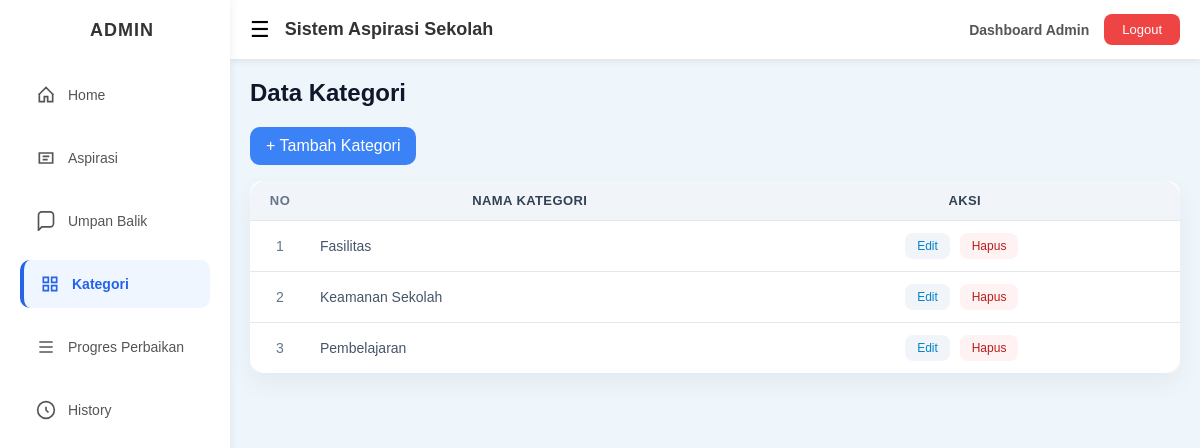
Screenshot of /views/admin/kategori.php (signed in) with the database file from the repository.
### tables this page shows
CREATE TABLE `kategori` (
  `id` int NOT NULL,
  `nama_kategori` varchar(100) NOT NULL,
  `created_at` timestamp NOT NULL DEFAULT CURRENT_TIMESTAMP
);

### models/m_koneksi.php (called while the page is built, shortened)
<?php
class koneksi {
    private $server = "localhost";
    private $username = "root";
    private $pass = "";
    private $db = "ukk_3_reifanazkia";
    function __construct()
    {
        $this->koneksi = mysqli_connect(
            $this->server,
            $this->username,
            $this->pass,
            $this->db
        );
        mysqli_select_db($this->koneksi, $this->db);
        if ($this->koneksi) {
            return $this->koneksi;
        } else {
            echo "Koneksi ke Db Gagal";
        }
    }
}
?>

### models/m_kategori.php (called while the page is built, shortened)
<?php
include_once 'm_koneksi.php';
class kategori
{
    function __construct()
    {
        $koneksi = new koneksi();
    }
    public function tampil_data()
    {
        $conn = new koneksi();
        $sql  = "SELECT * FROM kategori ORDER BY nama_kategori ASC";
        $query = mysqli_query($conn->koneksi, $sql);
        $hasil = [];
        if ($query) {
            while ($data = mysqli_fetch_object($query)) {
                $hasil[] = $data;
            }
        }
        return $hasil;
    }
}

### views/admin/kategori.php (the view, shortened to what this page needs)
<?php
include_once '../../models/m_kategori.php';
$kategori = new kategori();
$data_kategori = $kategori->tampil_data();
?>
<?php include '../layout/header.php'; ?>
<?php include '../layout/sidebar.php'; ?>
<main class="content">
<h2>Data Kategori</h2>
<a href="#" onclick="bukaTambah()"
   style="background:#3b82f6;padding:10px 16px;border-radius:10px;color:white;text-decoration:none;display:inline-block;margin-bottom:16px;">
   + Tambah Kategori
</a>
<div class="table-wrapper">
<table class="table-kategori">
    <thead>
        <tr>
            <th>No</th>
            <th>Nama Kategori</th>
            <th>Aksi</th>
        </tr>
    </thead>
    <tbody>
    <?php if (!empty($data_kategori)) {
        $no = 1;
        foreach ($data_kategori as $row) { ?>
        <tr>
            <td><?= $no++ ?></td>
            <td><?= htmlspecialchars($row->nama_kategori) ?></td>
            <td class="aksi">
                <a href="#" class="btn-edit"
                   onclick="bukaEdit('<?= $row->id ?>','<?= htmlspecialchars($row->nama_kategori) ?>')">
                   Edit
                </a>
                <a href="../../controllers/c_kategori.php?aksi=hapus&id=<?= $row->id ?>"
                   class="btn-hapus"
                   onclick="return confirm('Yakin hapus kategori ini?')">
                   Hapus
                </a>
            </td>
        </tr>
    <?php }} else { ?>
        <tr>
            <td colspan="3" style="text-align:center;">Data kosong</td>
        </tr>
    <?php } ?>
    </tbody>
</table>
</div>
</main>
<?php include '../layout/footer.php'; ?>

### assets/css/dashboard.css (style rules this page uses)
* { margin: 0; padding: 0; box-sizing: border-box; font-family: 'Segoe UI', sans-serif; }
body { background: linear-gradient(120deg, #e0f2fe, #f8fafc); min-height: 100vh; display: flex; }
.container h2 { margin-bottom: 20px; color: #0f172a; }
table { width: 100%; border-collapse: collapse; background: rgba(255, 255, 255, 0.88); border-radius: 16px; overflow: hidden; box-shadow: 0 8px 18px rgba(15, 23, 42, 0.06); }
table th { background: #f1f5f9; color: #334155; padding: 16px 14px; font-size: 13px; font-weight: 600; text-transform: uppercase; letter-spacing: 0.4px; border-bottom: 1px solid #e2e8f0; }
table td { padding: 15px 14px; font-size: 14px; color: #475569; border-bottom: 1px solid #f1f5f9; }
table tr:last-child td { border-bottom: none; }
table th:first-child, table td:first-child { text-align: center; width: 60px; color: #64748b; }
table td a { padding: 6px 14px; border-radius: 999px; font-size: 12px; text-decoration: none; margin-right: 6px; display: inline-block; transition: 0.2s; }
table td a:first-child { background: #f1f5f9; color: #0284c7; }
table td a:last-child { background: #fef2f2; color: #b91c1c; }

### views/layout/sidebar.php (style rules this page uses)
* { margin: 0; padding: 0; box-sizing: border-box; font-family: Arial, sans-serif; }
body { display: flex; background: #eef5fb; }

### views/admin/kategori.php (style rules this page uses)
.table-wrapper { overflow-x: auto; background: white; border-radius: 12px; box-shadow: 0 10px 25px rgba(0,0,0,0.05); }
.table-kategori { width: 100%; border-collapse: collapse; font-size: 13px; min-width: 500px; }
.table-kategori th, .table-kategori td { padding: 12px 10px; border-bottom: 1px solid #e5e7eb; }
.table-kategori thead th { background: #f1f5f9; }
.aksi { text-align: center; }
.btn-edit { background: #3b82f6; color: white; padding: 6px 12px; border-radius: 8px; text-decoration: none; }
.btn-hapus { background: #ef4444; color: white; padding: 6px 12px; border-radius: 8px; text-decoration: none; }

### rows the page displays
kategori: nama_kategori "Fasilitas"
kategori: nama_kategori "Keamanan Sekolah"
kategori: nama_kategori "Pembelajaran"

### other values shown
$role "Admin"
